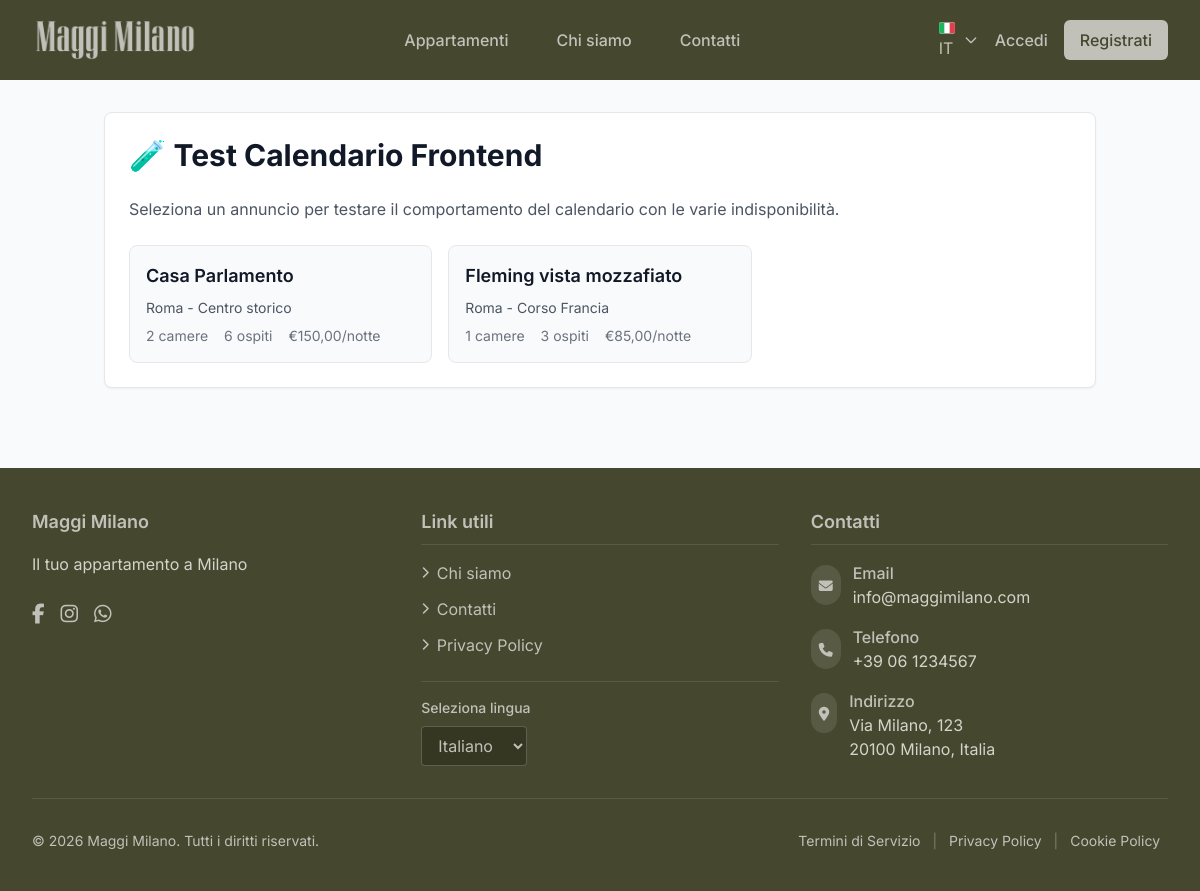
Before: /appartamenti/calendar-test/ with the older database file.
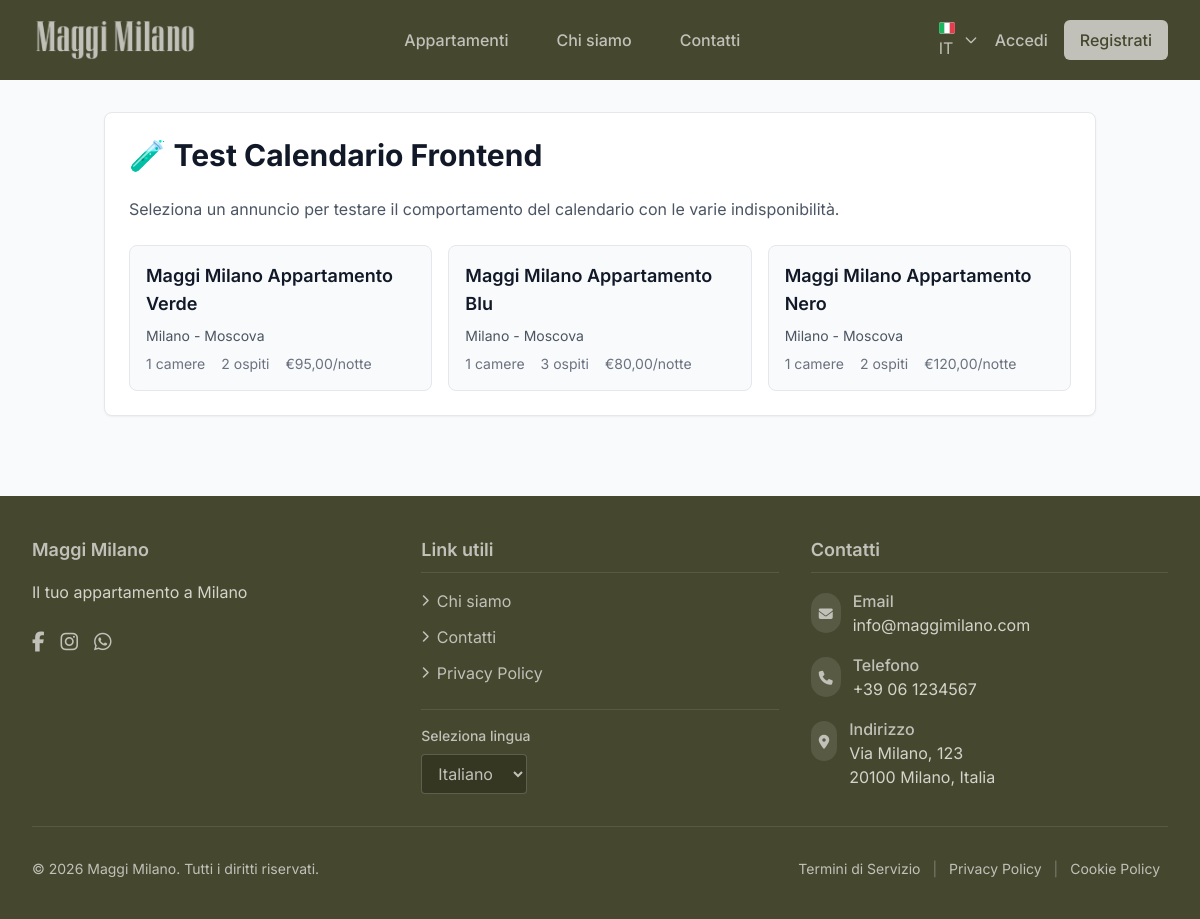
After: the same page with the newer database file.
### listings/models.py (models this page shows, shortened)
class Listing(models.Model):
    STATUS_CHOICES = [
        ('draft', 'Bozza'),
        ('active', 'Attivo'),
        ('inactive', 'Non attivo'),
    ]
    title = models.CharField(max_length=200, verbose_name='Titolo')
    slug = models.SlugField(unique=True, blank=True)
    description = models.TextField(verbose_name='Descrizione')
    status = models.CharField(
        max_length=20,
        choices=STATUS_CHOICES,
        default='draft',
        verbose_name='Stato'
    )
    amenities = models.ManyToManyField('amenities.Amenity', blank=True, verbose_name='Servizi')
    max_guests = models.IntegerField( verbose_name=_("Numero massimo ospiti"))
    bedrooms = models.PositiveIntegerField(
        verbose_name=_("Camere da letto"),
        default=1
    )
    bathrooms = models.DecimalField(
        max_digits=2,
        decimal_places=1,
        verbose_name='Numero bagni'
    )
    address = models.CharField(max_length=255, verbose_name='Indirizzo')
    city = models.CharField(max_length=100, verbose_name='Città')
    zone = models.CharField(max_length=100, verbose_name='Zona')  # es. Trastevere, Centro Storico
    base_price = models.DecimalField(
        max_digits=10,
        decimal_places=2,
        verbose_name=_("Prezzo base per")
    )
    cleaning_fee = models.DecimalField(
        max_digits=10,
        decimal_places=2,
        default=0,
        verbose_name='Costo pulizie'
    )
    total_square_meters = models.DecimalField(
        max_digits=6,
        decimal_places=2,
        verbose_name='Metri Quadri Totali',
        null=True,  # Permette valori null
        blank=True  # Permette valori vuoti nel form
    )
    outdoor_square_meters = models.DecimalField(
        max_digits=6,
        decimal_places=2,
        null=True,
        blank=True,
        verbose_name='Metri Quadri Esterni'
    )
    total_beds = models.PositiveIntegerField(
        default=0,
        verbose_name='Totale letti'
    )
    total_sleeps = models.PositiveIntegerField(
        default=0,
        verbose_name='Totale posti letto'
    )
    included_guests = models.PositiveIntegerField(
        help_text="Numero di ospiti inclusi nel prezzo base",
         default=1,
    )
    extra_guest_fee = models.DecimalField(
        max_digits=10,
        decimal_places=2,
         default=0,
        help_text="Costo per ogni ospite extra per notte"
    )
    min_booking_advance = models.PositiveIntegerField(
        help_text="Giorni minimi di anticipo per prenotare",
         default=0,
    )
    max_booking_advance = models.PositiveIntegerField(
        help_text="Giorni massimi di anticipo per prenotare",
         default=365,
    )
    gap_between_bookings = models.PositiveIntegerField(
        default=0,
        help_text="Giorni minimi richiesti tra due prenotazioni"
    )
    min_stay_nights = models.PositiveIntegerField(
        default=1,
        help_text="Soggiorno minimo in notti (può essere sovrascritto da PriceRule per periodi specifici)"
    )
    checkin_from = models.TimeField(default=datetime.time(15, 0), verbose_name="Check-in dalle")
    checkin_to = models.TimeField(default=datetime.time(20, 0), verbose_name="Check-in fino alle")
    checkout_time = models.TimeField(default=datetime.time(10, 0), verbose_name="Check-out entro le")
    allow_parties = models.BooleanField(default=False, verbose_name="Feste consentite")
    allow_photos = models.BooleanField(default=True, verbose_name="Foto/Video consentiti")
    allow_smoking = models.BooleanField(default=False, verbose_name="Consentito fumare")
    checkin_notes = models.TextField(blank=True, verbose_name="Note check-in")
    checkout_notes = models.TextField(blank=True, verbose_name="Note check-out")
    parties_notes = models.TextField(blank=True, verbose_name="Note feste")
    photos_notes = models.TextField(blank=True, verbose_name="Note foto/video")
    smoking_notes = models.TextField(blank=True, verbose_name="Note fumo")
    airbnb_listing_url = models.URLField(
        blank=True,
        null=True,
        help_text='URL della pagina Airbnb per sincronizzazione automatica recensioni (es: https://www.airbnb.it/rooms/12345678)',
        verbose_name='URL Listing Airbnb'
    )
    airbnb_reviews_last_synced = models.DateTimeField(
        blank=True,
        null=True,
        help_text="Data e ora dell'ultima sincronizzazione recensioni Airbnb",
        verbose_name='Ultima Sincronizzazione Recensioni'
    )
    airbnb_cleanliness_avg = models.DecimalField(
        max_digits=3,
        decimal_places=2,
        null=True,
        blank=True,
        verbose_name='Media Pulizia (Airbnb)',
        help_text='Media aggregata da Airbnb per la categoria Pulizia'
    )
    airbnb_accuracy_avg = models.DecimalField(
        max_digits=3,
        decimal_places=2,
        null=True,
        blank=True,
        verbose_name='Media Precisione (Airbnb)',
        help_text='Media aggregata da Airbnb per la categoria Precisione'
    )
    airbnb_checkin_avg = models.DecimalField(
        max_digits=3,
        decimal_places=2,
        null=True,
        blank=True,
        verbose_name='Media Check-in (Airbnb)',
        help_text='Media aggregata da Airbnb per la categoria Check-in'
    )
    airbnb_communication_avg = models.DecimalField(
        max_digits=3,
        decimal_places=2,
        null=True,
        blank=True,
        verbose_name='Media Comunicazione (Airbnb)',
        help_text='Media aggregata da Airbnb per la categoria Comunicazione'
    )
    airbnb_location_avg = models.DecimalField(
        max_digits=3,
        decimal_places=2,
        null=True,
        blank=True,
        verbose_name='Media Posizione (Airbnb)',
        help_text='Media aggregata da Airbnb per la categoria Posizione'
    )
    airbnb_value_avg = models.DecimalField(
        max_digits=3,
        decimal_places=2,
        null=True,
        blank=True,
        verbose_name='Media Rapporto Qualità-Prezzo (Airbnb)',
        help_text='Media aggregata da Airbnb per la categoria Rapporto Qualità-Prezzo'
    )
    created_at = models.DateTimeField(auto_now_add=True)
    updated_at = models.DateTimeField(auto_now=True)
    class Meta:
        verbose_name = 'Annuncio'
        verbose_name_plural = 'Annunci'

### listings/views_test.py (the view, shortened to what this page needs)
# urls.py: path('calendar-test/', views_test.calendar_test_page, name='calendar_test'),
def calendar_test_page(request, slug=None):
    if not slug:
        listings = Listing.objects.filter(status='active')
        return render(request, 'listings/calendar_test_list.html', {
            'listings': listings
        })

### templates/listings/calendar_test_list.html (shortened to what this page needs)
{% extends "base.html" %}
{% load i18n %}
{% load static %}
{% block content %}
<div class="container mx-auto px-4 py-8">
    <div class="bg-white border border-gray-200 rounded-lg shadow-sm p-6">
        <h1 class="text-3xl font-bold text-gray-900 mb-6">🧪 Test Calendario Frontend</h1>
        <p class="text-gray-600 mb-6">
            Seleziona un annuncio per testare il comportamento del calendario con le varie indisponibilità.
        </p>
        <div class="grid grid-cols-1 md:grid-cols-2 lg:grid-cols-3 gap-4">
            {% for listing in listings %}
            <a href="{% url 'listings:calendar_test_detail' listing.slug %}"
               class="block bg-gray-50 border border-gray-200 rounded-lg p-4 hover:shadow-md transition-shadow">
                <h3 class="font-semibold text-lg text-gray-900 mb-2">{{ listing.title }}</h3>
                <p class="text-gray-600 text-sm mb-2">{{ listing.city }} - {{ listing.zone }}</p>
                <div class="flex items-center text-sm text-gray-500">
                    <span class="mr-4">{{ listing.bedrooms }} camere</span>
                    <span class="mr-4">{{ listing.max_guests }} ospiti</span>
                    <span>€{{ listing.base_price }}/notte</span>
                </div>
            </a>
            {% empty %}
            <div class="col-span-full text-center py-8 text-gray-500">
                <p>Nessun annuncio attivo disponibile per il test.</p>
            </div>
            {% endfor %}
        </div>
    </div>
</div>
{% endblock %}

Changed rows visible on the page:
removed Listing: title "Casa Parlamento", city "Roma", zone "Centro storico", bedrooms "2", max_guests "6", base_price "150,00"
removed Listing: title "Fleming vista mozzafiato", city "Roma", zone "Corso Francia", bedrooms "1", max_guests "3", base_price "85,00"
added Listing: title "Maggi Milano Appartamento Verde", city "Milano", zone "Moscova", bedrooms "1", max_guests "2", base_price "95,00"
added Listing: title "Maggi Milano Appartamento Blu", city "Milano", zone "Moscova", bedrooms "1", max_guests "3", base_price "80,00"
added Listing: title "Maggi Milano Appartamento Nero", city "Milano", zone "Moscova", bedrooms "1", max_guests "2", base_price "120,00"
